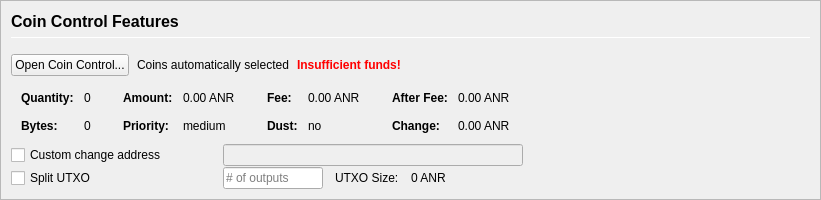
         <widget class="QFrame" name="frameCoinControl">
          <property name="sizePolicy">
           <sizepolicy hsizetype="Expanding" vsizetype="Expanding">
            <horstretch>0</horstretch>
            <verstretch>0</verstretch>
           </sizepolicy>
          </property>
          <property name="maximumSize">
           <size>
            <width>16777215</width>
            <height>16777215</height>
           </size>
          </property>
          <property name="frameShape">
           <enum>QFrame::StyledPanel</enum>
          </property>
          <property name="frameShadow">
           <enum>QFrame::Sunken</enum>
          </property>
          <layout class="QVBoxLayout" name="verticalLayoutCoinControl2">
           <property name="spacing">
            <number>0</number>
           </property>
           <property name="leftMargin">
            <number>0</number>
           </property>
           <property name="topMargin">
            <number>0</number>
           </property>
           <property name="rightMargin">
            <number>0</number>
           </property>
           <property name="bottomMargin">
            <number>0</number>
           </property>
           <item>
            <widget class="QFrame" name="frameCoinControl_BG">
             <layout class="QVBoxLayout" name="verticalLayoutCoinControl" stretch="0,0,0,0,0,0">
              <property name="spacing">
               <number>1</number>
              </property>
              <property name="leftMargin">
               <number>10</number>
              </property>
              <property name="topMargin">
               <number>10</number>
              </property>
              <item>
               <layout class="QHBoxLayout" name="horizontalLayoutCoinControl1">
                <property name="bottomMargin">
                 <number>15</number>
                </property>
                <item>
                 <layout class="QVBoxLayout" name="verticalLayout_3">
                  <property name="spacing">
                   <number>6</number>
                  </property>
                  <item>
                   <widget class="QLabel" name="labelCoinControlFeatures">
                    <property name="sizePolicy">
                     <sizepolicy hsizetype="Preferred" vsizetype="Maximum">
                      <horstretch>0</horstretch>
                      <verstretch>0</verstretch>
                     </sizepolicy>
                    </property>
                    <property name="minimumSize">
                     <size>
                      <width>0</width>
                      <height>20</height>
                     </size>
                    </property>
                    <property name="font">
                     <font>
                      <pointsize>12</pointsize>
                      <weight>75</weight>
                      <bold>true</bold>
                     </font>
                    </property>
                    <property name="styleSheet">
                     <string notr="true">font-weight:bold;</string>
                    </property>
                    <property name="text">
                     <string>Coin Control Features</string>
                    </property>
                   </widget>
                  </item>
                  <item>
                   <widget class="Line" name="line">
                    <property name="minimumSize">
                     <size>
                      <width>0</width>
                      <height>1</height>
                     </size>
                    </property>
                    <property name="maximumSize">
                     <size>
                      <width>16777215</width>
                      <height>1</height>
                     </size>
                    </property>
                    <property name="orientation">
                     <enum>Qt::Horizontal</enum>
                    </property>
                   </widget>
                  </item>
                 </layout>
                </item>
               </layout>
              </item>
              <item>
               <layout class="QHBoxLayout" name="horizontalLayoutCoinControl2" stretch="0,0,0,0">
                <property name="spacing">
                 <number>8</number>
                </property>
                <property name="bottomMargin">
                 <number>10</number>
                </property>
                <item>
                 <widget class="QPushButton" name="pushButtonCoinControl">
                  <property name="styleSheet">
                   <string notr="true"/>
                  </property>
                  <property name="text">
                   <string>Open Coin Control...</string>
                  </property>
                  <property name="autoDefault">
                   <bool>false</bool>
                  </property>
                 </widget>
                </item>
                <item>
                 <widget class="QLabel" name="labelCoinControlAutomaticallySelected">
                  <property name="text">
                   <string>Coins automatically selected</string>
                  </property>
                  <property name="margin">
                   <number>5</number>
                  </property>
                 </widget>
                </item>
                <item>
                 <widget class="QLabel" name="labelCoinControlInsuffFunds">
                  <property name="font">
                   <font>
                    <weight>75</weight>
                    <bold>true</bold>
                   </font>
                  </property>
                  <property name="styleSheet">
                   <string notr="true">color:red;font-weight:bold;</string>
                  </property>
                  <property name="text">
                   <string>Insufficient funds!</string>
                  </property>
                  <property name="margin">
                   <number>5</number>
                  </property>
                 </widget>
                </item>
                <item>
                 <spacer name="horizontalSpacerCoinControl">
                  <property name="orientation">
                   <enum>Qt::Horizontal</enum>
                  </property>
                  <property name="sizeHint" stdset="0">
                   <size>
                    <width>40</width>
                    <height>1</height>
                   </size>
                  </property>
                 </spacer>
                </item>
               </layout>
              </item>
              <item>
               <widget class="QWidget" name="widgetCoinControl" native="true">
                <property name="sizePolicy">
                 <sizepolicy hsizetype="Preferred" vsizetype="Preferred">
                  <horstretch>0</horstretch>
                  <verstretch>0</verstretch>
                 </sizepolicy>
                </property>
                <property name="minimumSize">
                 <size>
                  <width>0</width>
                  <height>0</height>
                 </size>
                </property>
                <property name="styleSheet">
                 <string notr="true"/>
                </property>
                <layout class="QHBoxLayout" name="horizontalLayoutCoinControl5">
                 <property name="leftMargin">
                  <number>0</number>
                 </property>
                 <property name="topMargin">
                  <number>0</number>
                 </property>
                 <property name="rightMargin">
                  <number>0</number>
                 </property>
                 <property name="bottomMargin">
                  <number>0</number>
                 </property>
                 <item>
                  <layout class="QHBoxLayout" name="horizontalLayoutCoinControl3" stretch="0,0,0,1">
                   <property name="spacing">
                    <number>20</number>
                   </property>
                   <property name="topMargin">
                    <number>0</number>
                   </property>
                   <property name="bottomMargin">
                    <number>10</number>
                   </property>
                   <item>
                    <layout class="QFormLayout" name="formLayoutCoinControl1">
                     <property name="horizontalSpacing">
                      <number>10</number>
                     </property>
                     <property name="verticalSpacing">
                      <number>14</number>
                     </property>
                     <property name="leftMargin">
                      <number>10</number>
                     </property>
                     <property name="topMargin">
                      <number>4</number>
                     </property>
                     <property name="rightMargin">
                      <number>6</number>
                     </property>
                     <item row="0" column="0">
                      <widget class="QLabel" name="labelCoinControlQuantityText">
                       <property name="font">
                        <font>
                         <weight>75</weight>
                         <bold>true</bold>
                        </font>
                       </property>
                       <property name="text">
                        <string>Quantity:</string>
                       </property>
                       <property name="margin">
                        <number>0</number>
                       </property>
                      </widget>
                     </item>
                     <item row="0" column="1">
                      <widget class="QLabel" name="labelCoinControlQuantity">
                       <property name="cursor">
                        <cursorShape>IBeamCursor</cursorShape>
                       </property>
                       <property name="contextMenuPolicy">
                        <enum>Qt::ActionsContextMenu</enum>
                       </property>
                       <property name="text">
                        <string notr="true">0</string>
                       </property>
                       <property name="margin">
                        <number>0</number>
                       </property>
                       <property name="textInteractionFlags">
                        <set>Qt::LinksAccessibleByMouse|Qt::TextSelectableByKeyboard|Qt::TextSelectableByMouse</set>
                       </property>
                      </widget>
                     </item>
                     <item row="1" column="0">
                      <widget class="QLabel" name="labelCoinControlBytesText">
                       <property name="font">
                        <font>
                         <weight>75</weight>
                         <bold>true</bold>
                        </font>
                       </property>
                       <property name="text">
                        <string>Bytes:</string>
                       </property>
                      </widget>
                     </item>
                     <item row="1" column="1">
                      <widget class="QLabel" name="labelCoinControlBytes">
                       <property name="cursor">
                        <cursorShape>IBeamCursor</cursorShape>
                       </property>
                       <property name="contextMenuPolicy">
                        <enum>Qt::ActionsContextMenu</enum>
                       </property>
                       <property name="text">
                        <string notr="true">0</string>
                       </property>
                       <property name="textInteractionFlags">
                        <set>Qt::LinksAccessibleByMouse|Qt::TextSelectableByKeyboard|Qt::TextSelectableByMouse</set>
                       </property>
                      </widget>
                     </item>
                    </layout>
                   </item>
                   <item>
                    <layout class="QFormLayout" name="formLayoutCoinControl2">
                     <property name="horizontalSpacing">
                      <number>10</number>
                     </property>
                     <property name="verticalSpacing">
                      <number>14</number>
                     </property>
                     <property name="leftMargin">
                      <number>6</number>
                     </property>
                     <property name="topMargin">
                      <number>4</number>
                     </property>
                     <property name="rightMargin">
                      <number>6</number>
                     </property>
                     <item row="0" column="0">
                      <widget class="QLabel" name="labelCoinControlAmountText">
                       <property name="font">
                        <font>
                         <weight>75</weight>
                         <bold>true</bold>
                        </font>
                       </property>
                       <property name="text">
                        <string>Amount:</string>
                       </property>
                       <property name="margin">
                        <number>0</number>
                       </property>
                      </widget>
                     </item>
                     <item row="0" column="1">
                      <widget class="QLabel" name="labelCoinControlAmount">
                       <property name="cursor">
                        <cursorShape>IBeamCursor</cursorShape>
                       </property>
                       <property name="contextMenuPolicy">
                        <enum>Qt::ActionsContextMenu</enum>
                       </property>
                       <property name="text">
                        <string notr="true">0.00 ANR</string>
                       </property>
                       <property name="textInteractionFlags">
                        <set>Qt::LinksAccessibleByMouse|Qt::TextSelectableByKeyboard|Qt::TextSelectableByMouse</set>
                       </property>
                      </widget>
                     </item>
                     <item row="1" column="0">
                      <widget class="QLabel" name="labelCoinControlPriorityText">
                       <property name="font">
                        <font>
                         <weight>75</weight>
                         <bold>true</bold>
                        </font>
                       </property>
                       <property name="text">
                        <string>Priority:</string>
                       </property>
                      </widget>
                     </item>
                     <item row="1" column="1">
                      <widget class="QLabel" name="labelCoinControlPriority">
                       <property name="cursor">
                        <cursorShape>IBeamCursor</cursorShape>
                       </property>
                       <property name="contextMenuPolicy">
                        <enum>Qt::ActionsContextMenu</enum>
                       </property>
                       <property name="text">
                        <string>medium</string>
                       </property>
                       <property name="textInteractionFlags">
                        <set>Qt::LinksAccessibleByMouse|Qt::TextSelectableByKeyboard|Qt::TextSelectableByMouse</set>
                       </property>
                      </widget>
                     </item>
                    </layout>
                   </item>
                   <item>
                    <layout class="QFormLayout" name="formLayoutCoinControl3">
                     <property name="horizontalSpacing">
                      <number>10</number>
                     </property>
                     <property name="verticalSpacing">
                      <number>14</number>
                     </property>
                     <property name="leftMargin">
                      <number>6</number>
                     </property>
                     <property name="topMargin">
                      <number>4</number>
                     </property>
                     <property name="rightMargin">
                      <number>6</number>
                     </property>
                     <item row="0" column="0">
                      <widget class="QLabel" name="labelCoinControlFeeText">
                       <property name="font">
                        <font>
                         <weight>75</weight>
                         <bold>true</bold>
                        </font>
                       </property>
                       <property name="text">
                        <string>Fee:</string>
                       </property>
                       <property name="margin">
                        <number>0</number>
                       </property>
                      </widget>
                     </item>
                     <item row="0" column="1">
                      <widget class="QLabel" name="labelCoinControlFee">
                       <property name="cursor">
                        <cursorShape>IBeamCursor</cursorShape>
                       </property>
                       <property name="contextMenuPolicy">
                        <enum>Qt::ActionsContextMenu</enum>
                       </property>
                       <property name="text">
                        <string notr="true">0.00 ANR</string>
                       </property>
                       <property name="textInteractionFlags">
                        <set>Qt::LinksAccessibleByMouse|Qt::TextSelectableByKeyboard|Qt::TextSelectableByMouse</set>
                       </property>
                      </widget>
                     </item>
                     <item row="1" column="0">
                      <widget class="QLabel" name="labelCoinControlLowOutputText">
                       <property name="font">
                        <font>
                         <weight>75</weight>
                         <bold>true</bold>
                        </font>
                       </property>
                       <property name="text">
                        <string>Dust:</string>
                       </property>
                      </widget>
                     </item>
                     <item row="1" column="1">
                      <widget class="QLabel" name="labelCoinControlLowOutput">
                       <property name="cursor">
                        <cursorShape>IBeamCursor</cursorShape>
                       </property>
                       <property name="contextMenuPolicy">
                        <enum>Qt::ActionsContextMenu</enum>
                       </property>
                       <property name="text">
                        <string>no</string>
                       </property>
                       <property name="textInteractionFlags">
                        <set>Qt::LinksAccessibleByMouse|Qt::TextSelectableByKeyboard|Qt::TextSelectableByMouse</set>
                       </property>
                      </widget>
                     </item>
                    </layout>
                   </item>
                   <item>
                    <layout class="QFormLayout" name="formLayoutCoinControl4">
                     <property name="horizontalSpacing">
                      <number>10</number>
                     </property>
                     <property name="verticalSpacing">
                      <number>14</number>
                     </property>
                     <property name="leftMargin">
                      <number>6</number>
                     </property>
                     <property name="topMargin">
                      <number>4</number>
                     </property>
                     <property name="rightMargin">
                      <number>6</number>
                     </property>
                     <item row="0" column="0">
                      <widget class="QLabel" name="labelCoinControlAfterFeeText">
                       <property name="font">
                        <font>
                         <weight>75</weight>
                         <bold>true</bold>
                        </font>
                       </property>
                       <property name="text">
                        <string>After Fee:</string>
                       </property>
                       <property name="margin">
                        <number>0</number>
                       </property>
                      </widget>
                     </item>
                     <item row="0" column="1">
                      <widget class="QLabel" name="labelCoinControlAfterFee">
                       <property name="cursor">
                        <cursorShape>IBeamCursor</cursorShape>
                       </property>
                       <property name="contextMenuPolicy">
                        <enum>Qt::ActionsContextMenu</enum>
                       </property>
                       <property name="text">
                        <string notr="true">0.00 ANR</string>
                       </property>
                       <property name="textInteractionFlags">
                        <set>Qt::LinksAccessibleByMouse|Qt::TextSelectableByKeyboard|Qt::TextSelectableByMouse</set>
                       </property>
                      </widget>
                     </item>
                     <item row="1" column="0">
                      <widget class="QLabel" name="labelCoinControlChangeText">
                       <property name="font">
                        <font>
                         <weight>75</weight>
                         <bold>true</bold>
                        </font>
                       </property>
                       <property name="text">
                        <string>Change:</string>
                       </property>
                      </widget>
                     </item>
                     <item row="1" column="1">
                      <widget class="QLabel" name="labelCoinControlChange">
                       <property name="cursor">
                        <cursorShape>IBeamCursor</cursorShape>
                       </property>
                       <property name="contextMenuPolicy">
                        <enum>Qt::ActionsContextMenu</enum>
                       </property>
                       <property name="text">
                        <string notr="true">0.00 ANR</string>
                       </property>
                       <property name="textInteractionFlags">
                        <set>Qt::LinksAccessibleByMouse|Qt::TextSelectableByKeyboard|Qt::TextSelectableByMouse</set>
                       </property>
                      </widget>
                     </item>
                    </layout>
                   </item>
                  </layout>
                 </item>
                </layout>
               </widget>
              </item>
              <item>
               <layout class="QHBoxLayout" name="horizontalLayoutCoinControl4">
                <property name="spacing">
                 <number>12</number>
                </property>
                <property name="sizeConstraint">
                 <enum>QLayout::SetDefaultConstraint</enum>
                </property>
                <property name="topMargin">
                 <number>0</number>
                </property>
                <property name="rightMargin">
                 <number>0</number>
                </property>
                <item>
                 <widget class="QCheckBox" name="checkBoxCoinControlChange">
                  <property name="sizePolicy">
                   <sizepolicy hsizetype="Preferred" vsizetype="Preferred">
                    <horstretch>0</horstretch>
                    <verstretch>0</verstretch>
                   </sizepolicy>
                  </property>
                  <property name="minimumSize">
                   <size>
                    <width>200</width>
                    <height>0</height>
                   </size>
                  </property>
                  <property name="maximumSize">
                   <size>
                    <width>200</width>
                    <height>16777215</height>
                   </size>
                  </property>
                  <property name="toolTip">
                   <string>If this is activated, but the change address is empty or invalid, change will be sent to a newly generated address.</string>
                  </property>
                  <property name="text">
                   <string>Custom change address</string>
                  </property>
                 </widget>
                </item>
                <item>
                 <widget class="QValidatedLineEdit" name="lineEditCoinControlChange">
                  <property name="enabled">
                   <bool>false</bool>
                  </property>
                  <property name="sizePolicy">
                   <sizepolicy hsizetype="Preferred" vsizetype="Preferred">
                    <horstretch>0</horstretch>
                    <verstretch>0</verstretch>
                   </sizepolicy>
                  </property>
                  <property name="minimumSize">
                   <size>
                    <width>300</width>
                    <height>0</height>
                   </size>
                  </property>
                 </widget>
                </item>
                <item>
                 <widget class="QLabel" name="labelCoinControlChangeLabel">
                  <property name="sizePolicy">
                   <sizepolicy hsizetype="Preferred" vsizetype="Preferred">
                    <horstretch>0</horstretch>
                    <verstretch>0</verstretch>
                   </sizepolicy>
                  </property>
                  <property name="minimumSize">
                   <size>
                    <width>100</width>
                    <height>0</height>
                   </size>
                  </property>
                  <property name="text">
                   <string/>
                  </property>
                  <property name="margin">
                   <number>3</number>
                  </property>
                 </widget>
                </item>
               </layout>
              </item>
              <item>
               <layout class="QHBoxLayout" name="horizontalLayoutCoinControl6">
                <property name="spacing">
                 <number>12</number>
                </property>
                <property name="rightMargin">
                 <number>0</number>
                </property>
                <item>
                 <widget class="QCheckBox" name="splitBlockCheckBox">
                  <property name="sizePolicy">
                   <sizepolicy hsizetype="Preferred" vsizetype="Preferred">
                    <horstretch>0</horstretch>
                    <verstretch>0</verstretch>
                   </sizepolicy>
                  </property>
                  <property name="minimumSize">
                   <size>
                    <width>200</width>
                    <height>0</height>
                   </size>
                  </property>
                  <property name="maximumSize">
                   <size>
                    <width>200</width>
                    <height>16777215</height>
                   </size>
                  </property>
                  <property name="text">
                   <string>Split UTXO</string>
                  </property>
                 </widget>
                </item>
                <item>
                 <widget class="QLineEdit" name="splitBlockLineEdit">
                  <property name="sizePolicy">
                   <sizepolicy hsizetype="Preferred" vsizetype="Preferred">
                    <horstretch>50</horstretch>
                    <verstretch>0</verstretch>
                   </sizepolicy>
                  </property>
                  <property name="minimumSize">
                   <size>
                    <width>100</width>
                    <height>0</height>
                   </size>
                  </property>
                  <property name="maximumSize">
                   <size>
                    <width>100</width>
                    <height>16777215</height>
                   </size>
                  </property>
                  <property name="placeholderText">
                   <string># of outputs</string>
                  </property>
                 </widget>
                </item>
                <item>
                 <widget class="QLabel" name="labelBlockSizeText">
                  <property name="text">
                   <string>UTXO Size:</string>
                  </property>
                 </widget>
                </item>
                <item>
                 <widget class="QLabel" name="labelBlockSize">
                  <property name="text">
                   <string>0 ANR</string>
                  </property>
                 </widget>
                </item>
                <item>
                 <spacer name="horizontalSpacer_7">
                  <property name="orientation">
                   <enum>Qt::Horizontal</enum>
                  </property>
                  <property name="sizeHint" stdset="0">
                   <size>
                    <width>40</width>
                    <height>20</height>
                   </size>
                  </property>
                 </spacer>
                </item>
               </layout>
              </item>
              <item>
               <spacer name="verticalSpacerCoinControl">
                <property name="orientation">
                 <enum>Qt::Vertical</enum>
                </property>
                <property name="sizeHint" stdset="0">
                 <size>
                  <width>800</width>
                  <height>1</height>
                 </size>
                </property>
               </spacer>
              </item>
             </layout>
            </widget>
           </item>
          </layout>
         </widget>
